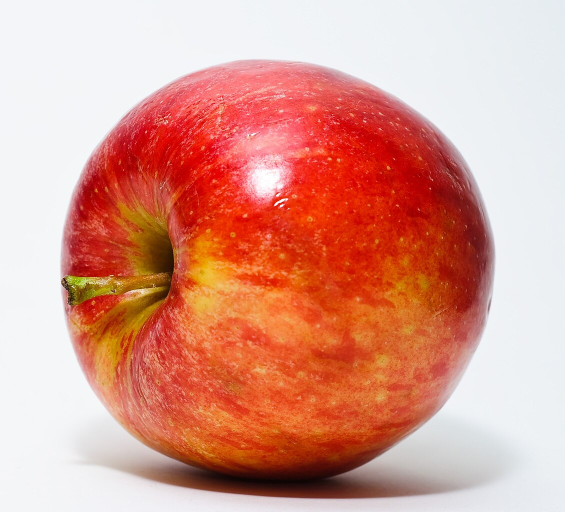
#> input picture term_3/pattern_recognition/labs/lab_1/data/apple.jpg, 1130 x 1024 px (shown at 1/2 size)
$ python main.py
#> lines starting #> are read from the running program, lines starting #| are printed output that depends on the picture; after the words box and inside, x2 and y2 are one past the last pixel; in counts of white or black regions, pixels touching at a corner belong together
# -*- coding: utf-8 -*-
"""
    Программные системы распознавания и обработки информации.
    Лабораторная работа 1.
    Сборка и установка библиотеки opencv.
"""
import cv2
import typing as t


IMAGE_PATH = "../data/apple.jpg"
RESULT_IMAGE_PATH = "../results/task_8.jpg"
RESIZE_WIDTH = 300
RESIZE_HEIGHT = 300


def load_image(path: str) -> cv2.typing.MatLike:
    """Загрузить изображение из OpenCV."""
#> called with path = '../data/apple.jpg'
    image = cv2.imread(path)
#> image is the input picture: shape (1024, 1130, 3); mean B, G, R 140.8, 155.7, 219.6

    if image is None:
        raise ValueError('Error occupied when loading image')

    return cv2.resize(image, (RESIZE_WIDTH, RESIZE_HEIGHT))


def display_image(title: str, image: cv2.typing.MatLike):
    """Вывести изображение из OpenCV."""
    cv2.imshow(title, image)
    cv2.waitKey()


def save_image(path: str, image: cv2.typing.MatLike):
    """Сохранить изображение по заданному пути."""
    cv2.imwrite(path, image)


def rgb_to_gray(image: cv2.typing.MatLike) -> cv2.typing.MatLike:
    """Преобразовать изображение из RGB в градации серого."""
    gray_image = cv2.cvtColor(image, cv2.COLOR_RGB2GRAY)
    return gray_image


def binarize_image(grayscale_image: cv2.typing.MatLike) -> cv2.typing.MatLike:
    """Бинаризовать изображение."""
    _, thresh = cv2.threshold(grayscale_image, 190, 255, cv2.THRESH_BINARY_INV)
#> thresh: shape (300, 300); 52.2% white; 35 black regions (33 under 20 px)
    return thresh


def find_contours(
        grayscale_image: cv2.typing.MatLike,
        mode: int = cv2.RETR_EXTERNAL,
        method: int = cv2.CHAIN_APPROX_SIMPLE,
) -> t.Sequence[cv2.typing.MatLike]:
    """Найти контуры изображения."""
    im = binarize_image(grayscale_image)
    contours, _ = cv2.findContours(im, mode, method)
    return contours


def draw_contours(
        image: cv2.typing.MatLike,
        contours: t.Sequence[cv2.typing.MatLike],
) -> cv2.typing.MatLike:
    """Нарисовать контуру на изображении."""
    res_image = cv2.drawContours(image, contours, -1, (0, 255, 75), 2)
    return res_image


def task_5(image: cv2.typing.MatLike):
    """
    Отобразить в одном окне изображение в оттенках серого и бинаризованное.
    """
    display_image("Original", image)

    grayscale_image = rgb_to_gray(image)
    h_concat = cv2.hconcat([
        grayscale_image,
        binarize_image(grayscale_image),
    ])
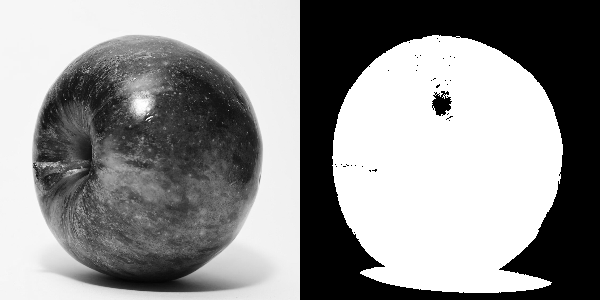
#> h_concat: shape (300, 600); min 0, max 255, mean 145.8
    display_image("Grayscale and Binarized Image", h_concat)

    contours = find_contours(grayscale_image)
#> in find_contours, `contours, _ = cv2.findContours(im, mode, method)`: contours = 1 contour; box (x1, y1, x2, y2) and area: (32, 35, 263, 293) 46976
    contoured_image = draw_contours(image, contours)
    display_image("Contoured Image", contoured_image)


def task_6(image: cv2.typing.MatLike):
    """
    Отобразить все изображения из задачи 3 в одном окне.
    Эксперименты со всеми возможными значениями параметра
    mode в функции findContours.
    """
    res = list[cv2.typing.MatLike]()
    for i in range(cv2.RETR_EXTERNAL, cv2.RETR_TREE + 1):
        current = draw_contours(
            image=image,
            contours=find_contours(rgb_to_gray(image), mode=i),
        )
        res.append(cv2.resize(current, (RESIZE_WIDTH, RESIZE_HEIGHT)))
#> this loop made 4 passes
#> pass 1, in binarize_image (call 3), `_, thresh = cv2.threshold(grayscale_image, 190, 255, cv2.THRESH_BINARY..`:
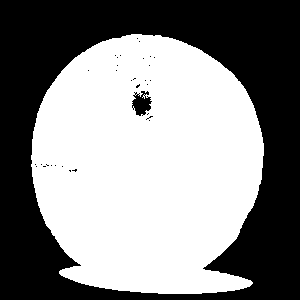
#> thresh: shape (300, 300); 53.5% white; 33 black regions (31 under 20 px), largest, box (x1, y1, x2, y2) and area: (0, 0, 300, 300) 41448, (132, 91, 152, 116) 320
#> after the loop:
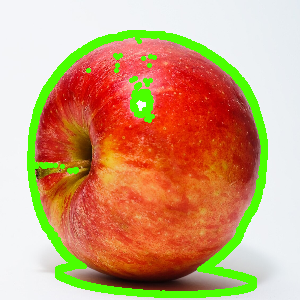
#> current: shape (300, 300, 3); mean of channels 0, 1, 2 121, 160.9, 205; drawn as B, G, R
#> after the loop, res = 4 items

    h_concat = cv2.hconcat(res)
#> h_concat: shape (300, 1200, 3)
    display_image("Task 6 Results", h_concat)


def task_7(image: cv2.typing.MatLike):
    """
    Отобразить все изображения из задачи 4 в одном окне.
    Эксперименты со всеми возможными значениями параметра
    method в функции findContours.
    """
    res = []
    for i in range(cv2.CHAIN_APPROX_SIMPLE, cv2.CHAIN_APPROX_TC89_KCOS + 1):
        img = draw_contours(
            image=image,
            contours=find_contours(
                    grayscale_image=rgb_to_gray(image),
                    method=i,
                ),
            )
        res.append(cv2.resize(img, (RESIZE_WIDTH, RESIZE_HEIGHT)))
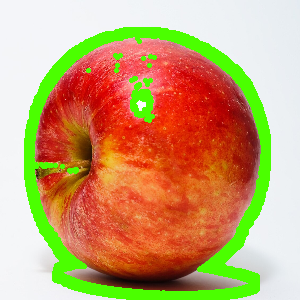
#> image: shape (300, 300, 3); 3.69% of pixels changed, all inside (x1, y1, x2, y2) = (24, 27, 271, 300); drawn as B, G, R
#> after the loop, res = 3 items

    h_concat = cv2.hconcat(res)
#> h_concat: shape (300, 900, 3)
    display_image("Task 7 Results", h_concat)
    return h_concat


def task_8(image: cv2.typing.MatLike):
    """
    Сохранить результаты задачи 2 в файл.
    """
    result = task_7(image)
#> the loop in task_7 (call 2), `for i in range(cv2.CHAIN_APPROX_SIMPLE, cv2.CHAIN_APPROX_TC89_KCOS + 1):` made 3 passes
#> pass 1, in draw_contours (call 9), `res_image = cv2.drawContours(image, contours, -1, (0, 255, 75), 2)`:
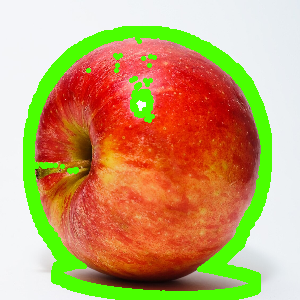
#> res_image: shape (300, 300, 3); mean of channels 0, 1, 2 109.5, 161.8, 197.2; drawn as B, G, R
#> after the loop in task_7 (call 2), `for i in range(cv2.CHAIN_APPROX_SIMPLE, cv2.CHAIN_APPROX_TC89_KCOS + 1):`:
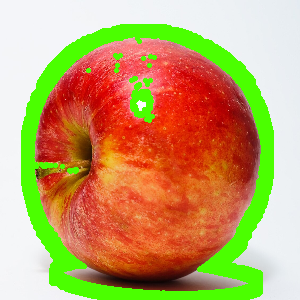
#> image: shape (300, 300, 3); 3.33% of pixels changed, all inside (x1, y1, x2, y2) = (21, 24, 274, 300); drawn as B, G, R
#> in task_7 (call 2), `h_concat = cv2.hconcat(res)`:
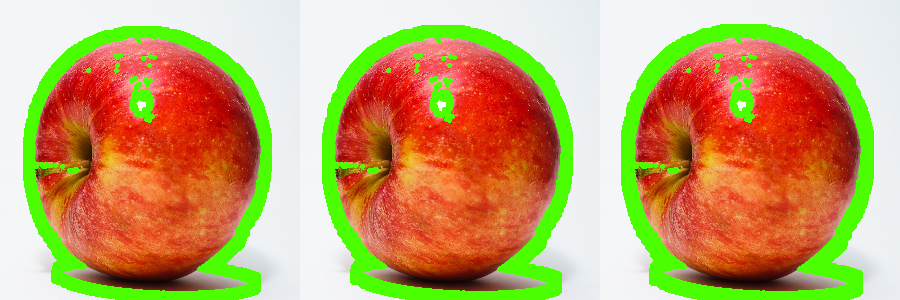
#> h_concat: shape (300, 900, 3); mean of channels 0, 1, 2 106.8, 162, 195.5; drawn as B, G, R
    save_image(RESULT_IMAGE_PATH, result)


if __name__ == '__main__':
    image = load_image(IMAGE_PATH)
    task_5(image)
    task_6(image)
    task_7(image)
    task_8(image)
